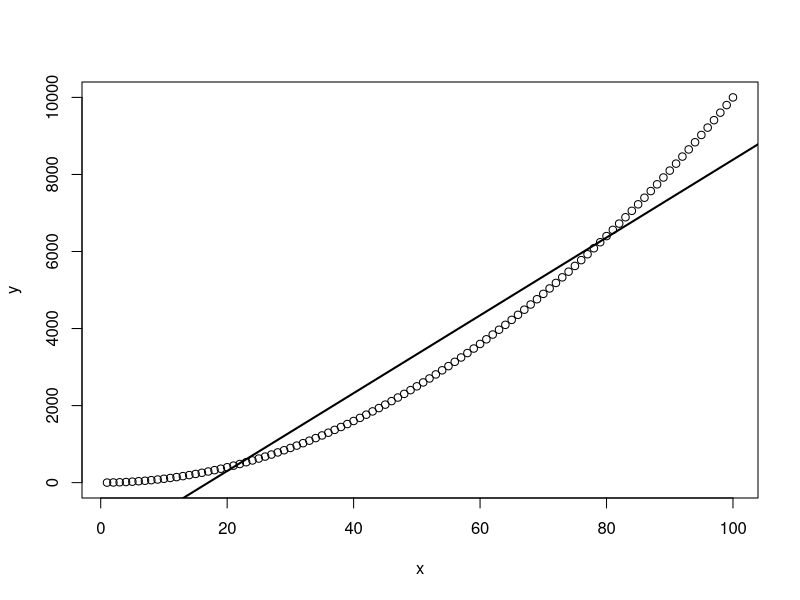
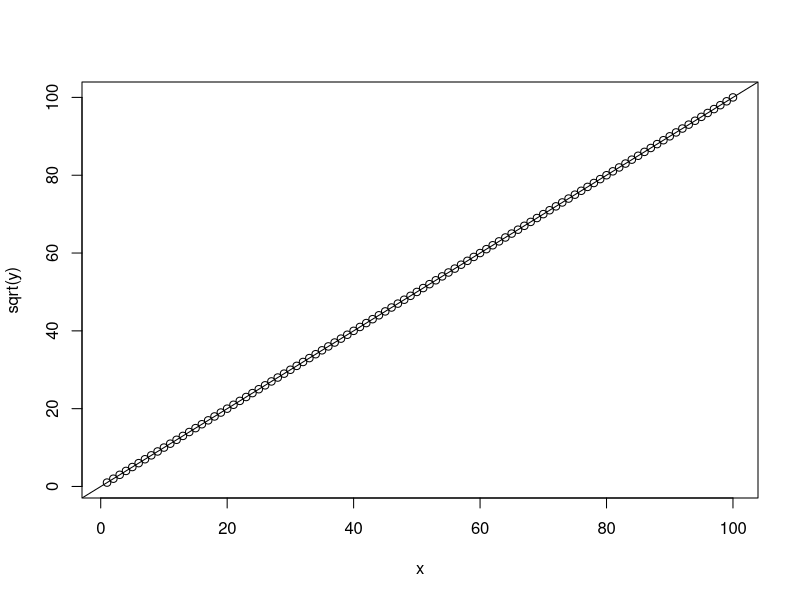

The R script that drew these images, in order:
## ---- chunk 1
# 데이터 생성
x <- seq(1:100)
y <- x ^ 2

# 그래프 생성
plot(x, y)

# 회귀분석
reg_parabola <- lm(y ~ x)

# 선형 그래프
abline(reg_parabola, lwd = 2)

# 결과
summary(reg_parabola)
## ---- chunk 2
plot(x, sqrt(y))
reg_transformed = lm(sqrt(y) ~ x)
abline((reg_transformed))
summary(reg_transformed)
